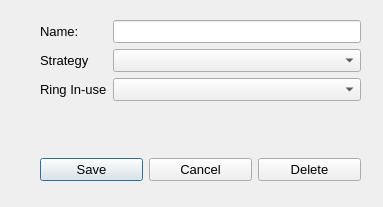
<?xml version="1.0" encoding="UTF-8"?>
<ui version="4.0">
 <class>DlgAddACD</class>
 <widget class="QDialog" name="DlgAddACD">
  <property name="geometry">
   <rect>
    <x>0</x>
    <y>0</y>
    <width>383</width>
    <height>207</height>
   </rect>
  </property>
  <property name="font">
   <font>
    <pointsize>10</pointsize>
   </font>
  </property>
  <property name="windowTitle">
   <string>Add ACD/Ring Group</string>
  </property>
  <widget class="QWidget" name="layoutWidget">
   <property name="geometry">
    <rect>
     <x>40</x>
     <y>20</y>
     <width>321</width>
     <height>161</height>
    </rect>
   </property>
   <layout class="QVBoxLayout" name="verticalLayout">
    <item>
     <layout class="QFormLayout" name="formLayout">
      <item row="0" column="0">
       <widget class="QLabel" name="lblACDName">
        <property name="font">
         <font>
          <pointsize>10</pointsize>
         </font>
        </property>
        <property name="text">
         <string>Name: </string>
        </property>
       </widget>
      </item>
      <item row="1" column="0">
       <widget class="QLabel" name="lblStrategy">
        <property name="text">
         <string>Strategy</string>
        </property>
       </widget>
      </item>
      <item row="2" column="0">
       <widget class="QLabel" name="lblRiU">
        <property name="text">
         <string>Ring In-use</string>
        </property>
       </widget>
      </item>
      <item row="0" column="1">
       <widget class="QLineEdit" name="leName"/>
      </item>
      <item row="1" column="1">
       <widget class="QComboBox" name="cbStrategy"/>
      </item>
      <item row="2" column="1">
       <widget class="QComboBox" name="cbRiU"/>
      </item>
     </layout>
    </item>
    <item>
     <layout class="QHBoxLayout" name="horizontalLayout">
      <item>
       <widget class="QPushButton" name="pbSave">
        <property name="text">
         <string>Save</string>
        </property>
       </widget>
      </item>
      <item>
       <widget class="QPushButton" name="pbCancel">
        <property name="text">
         <string>Cancel</string>
        </property>
       </widget>
      </item>
      <item>
       <widget class="QPushButton" name="pbDel">
        <property name="text">
         <string>Delete</string>
        </property>
       </widget>
      </item>
     </layout>
    </item>
   </layout>
  </widget>
 </widget>
 <resources/>
 <connections/>
</ui>
